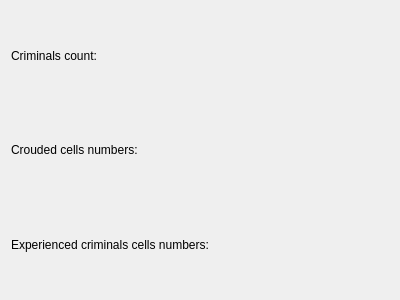
<?xml version="1.0" encoding="UTF-8"?>
<ui version="4.0">
 <class>Prison_Show</class>
 <widget class="QWidget" name="Prison_Show">
  <property name="geometry">
   <rect>
    <x>0</x>
    <y>0</y>
    <width>400</width>
    <height>300</height>
   </rect>
  </property>
  <property name="windowTitle">
   <string>Form</string>
  </property>
  <layout class="QVBoxLayout" name="verticalLayout_2">
   <item>
    <widget class="QLabel" name="label_criminals_cnt">
     <property name="text">
      <string>Criminals count:</string>
     </property>
    </widget>
   </item>
   <item>
    <widget class="QLabel" name="label_crouded_cells_nums">
     <property name="text">
      <string>Crouded cells numbers:</string>
     </property>
    </widget>
   </item>
   <item>
    <widget class="QLabel" name="label_exp_criminals_cell_nums">
     <property name="text">
      <string>Experienced criminals cells numbers:</string>
     </property>
    </widget>
   </item>
  </layout>
 </widget>
 <resources/>
 <connections/>
</ui>
